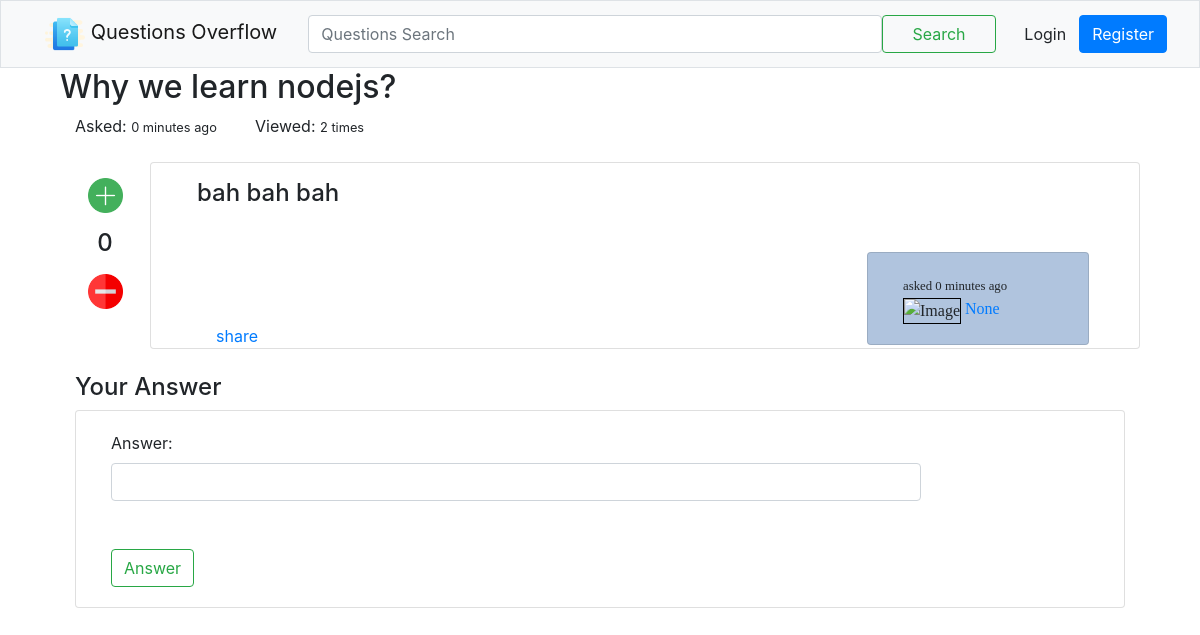
/question/3/, run on the app's committed database.
### overflow/models/QuestionModel.py (models this page shows, shortened)
class QuestionModel(models.Model):
    title = models.CharField(max_length=120, unique=True)
    description = RichTextField(null=True)
    tag = models.CharField(max_length=120, null=True)
    views = models.PositiveIntegerField(default=0)
    votes = models.IntegerField(default=0)
    asked_at = models.DateTimeField(auto_now=True)
    asked_by = models.ForeignKey(User, null=True, on_delete=models.CASCADE)
    def tag_split(self):
        if self.tag:
            return self.tag.split(',')

### overflow/views/question.py (the view)
# urls.py: re_path(r'question/(?P<pk>\d+)/$', question.question_detail, name='question_detail'),
def question_detail(request, pk):
    questions = get_object_or_404(QuestionModel, pk=pk)
    questions.views += 1
    questions.save()
    question_answers = AnswerModel.objects.filter(question_id=pk)
    form = AnswerForm()
    return render(request, 'overflow/question/details.html', {
        'single_question': questions,
        'answers': question_answers,
        'form': form
    })

### overflow/forms/NewAnswerForm.py
class AnswerForm(forms.ModelForm):
    answer = forms.CharField(
        max_length=14000,
        required=True,
        widget=CKEditorWidget(
            attrs={
                'placeholder': 'Please explain your questions in details',
                'class': 'form-control'
            }
        )
    )
    class Meta:
        model = AnswerModel
        fields = ['answer', ]

### templates/overflow/question/details.html (shortened to what this page needs)
{% extends 'shared/_layout.html' %}
{% load static %}
{% block head %}
    <link rel="stylesheet" href="{% static 'CSSLibrary/vsdark.css' %}">
    <div class="col-xl-12">
        <h2>{{ single_question.title | capfirst }}</h2>
        <div class="col-xl-2" style="float: left;">
            Asked:
            <small>{{ single_question.asked_at | timesince }} ago</small>
        </div>
        <div class="col-xl-2" style="float: left;">
            Viewed:
            <small>{{ single_question.views }} times</small>
        </div>
    </div>
    <br>
    <br>
{% endblock %}
{% block content %}
    <div class="col-xl-12">
        <div>
            <div class="col-md-1" style="float: left; height: 150px; text-align: center;">
                <div class="mt-3">
                    <a href="{% url 'voting' single_question.pk 1 %}"><img src="{% static 'Images/Icons/plus.png' %}"
                                                                           height="35px" alt=""></a>
                </div>
                <div class="mt-3">
                    <h4>{{ single_question.votes }}</h4>
                </div>
                <div class="mt-3">
                    <a href="{% url 'voting' single_question.pk 0 %}"><img src="{% static 'Images/Icons/minus.png' %}"
                                                                           height="35px" alt=""></a>
                </div>
            </div>
            <div class="col-xl-11 card mb-2">
                <div class="col-xl-12" style="float:right;">
                    <div class="col-xl-12 card-body p-3">
                        <h4>{{ single_question.description | safe }}</h4>
                    </div>
                    <div class="col-xl-12 card-body">
                        <div class="col-xl-9" style="float:left;">
                            <br>
                            <div class="mt-5">
                                <a href="">share</a>
                            </div>
                        </div>
                        <div class="col-xl-3 card" id="user_info_on_card" style="float:left;">
                            <div class="card-body">
                                <small>asked {{ single_question.asked_at | timesince | lower }} ago</small>
                                <div>
                                    <img src="" alt="Image" style="border: 1px solid black">
                                    <a href="">{{ single_question.asked_by }}</a>
                                </div>
                            </div>
                        </div>
                    </div>
                </div>
            </div>
        </div>
        {% include 'partials/answer_form.html' %}
    </div>
{% endblock content %}

### static/Shared/app.css (style rules this page uses)
#user_info_on_card { font-family: "Bookman Old Style"; box-sizing: border-box; background-color: lightsteelblue; }

### data on the page
QuestionModel: title "Why we learn nodejs?", asked_at "0 minutes", views "2", votes "0", description "bah bah bah", asked_by "None"

### other printed values
{{ field.label_tag }} "Answer:"
